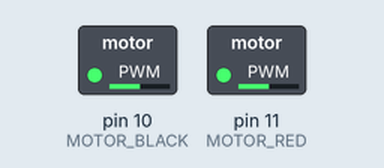
This sketch was run on a simulated Arduino Uno, built with avr-gcc and run on an emulated ATmega328P. Parts: switched loads named in the sketch (green lamp = pin HIGH).

Above: at 0.1 s.
Timing chart, 0 to 1.6 s (numbered marks = the images above):
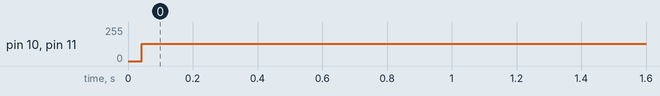

Measured:
- by itself, pin 10 (MOTOR_BLACK), pin 11 (MOTOR_RED): 0/255 → 128/255 at 0.04 s

The sketch:

dcmotor.lap.ino
```cpp
#define PWM_PERIOD  1000  // PWM周期

#define MOTOR_RED   11    // DCモータ赤線に対応したピン
#define MOTOR_BLACK 10    // DCモータ黒線に対応したピン

void setup() {
  pinMode(MOTOR_RED, OUTPUT);
  pinMode(MOTOR_BLACK, OUTPUT);
}

void loop() {
  int duty = 500;
  digitalWrite(MOTOR_RED, HIGH);
  digitalWrite(MOTOR_BLACK, LOW);
  delayMicroseconds(duty);              // 赤線のON時間
  digitalWrite(MOTOR_RED, LOW);
  digitalWrite(MOTOR_BLACK, HIGH);
  delayMicroseconds(PWM_PERIOD - duty); // 黒線のON時間
}
```
